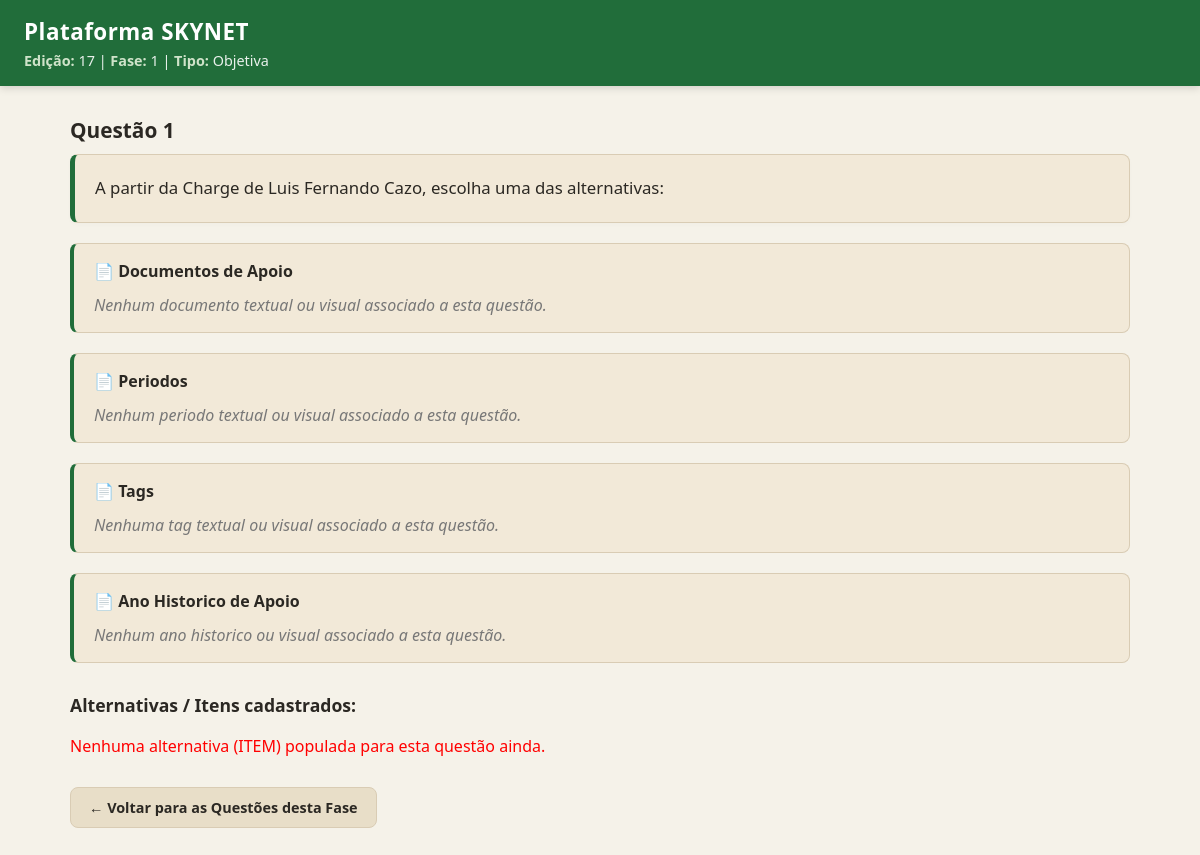
/questao/785/, run on an earlier commit of the app's database.
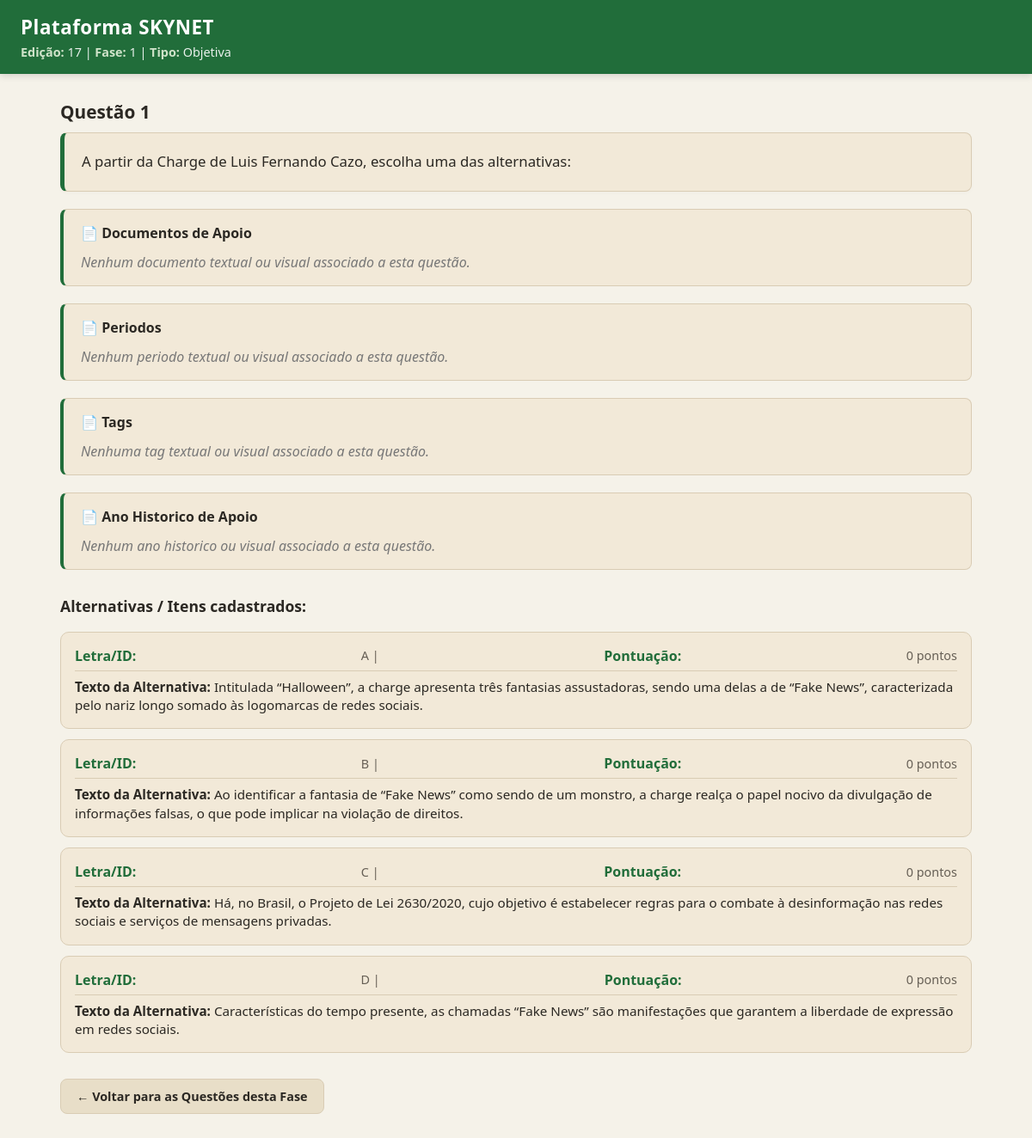
And on a later commit of the database.
### SKYNET/models.py (models this page shows)
class QUESTAO(models.Model):
    id_questao = models.AutoField(primary_key=True)
    num_questao = models.IntegerField(verbose_name="Número da Questão")
    enunciado = models.TextField(verbose_name="Enunciado da Questão")
    id_fase = models.ForeignKey(
        FASE,
        on_delete=models.CASCADE,
        related_name='Questoes',
        verbose_name="Fase")
    id_tipo_questao = models.ForeignKey(
        TIPO_QUESTAO,
        on_delete=models.CASCADE,
        related_name='Questoes',
        verbose_name="Tipo De Questao")
    documentos = models.ManyToManyField('DOCUMENTO', related_name='questoes')
    periodos = models.ManyToManyField('PERIODO', related_name='questoes')
    tags = models.ManyToManyField('TAG', related_name='questoes')
    anos = models.ManyToManyField('ANO_HISTORICO', related_name='questoes')

class FASE(models.Model):
    id_fase = models.AutoField(primary_key=True)
    num_fase = models.IntegerField(verbose_name="Número da Fase")
    tipo_fase = models.CharField(max_length=100,verbose_name="Tipo da Fase")
    id_edicao = models.ForeignKey(
        EDICAO,
        on_delete=models.CASCADE,
        related_name='fases',
        verbose_name="Edição")

class EDICAO(models.Model):
    id_edicao = models.AutoField(primary_key=True)
    num_edicao = models.IntegerField(verbose_name="Número da Edição")
    ano_edicao = models.IntegerField(verbose_name="Ano da Edição")

class TIPO_QUESTAO(models.Model):
    id_tipo_questao = models.AutoField(primary_key=True)
    tipo_nome = models.CharField(max_length=100,verbose_name="Tipo de Questao")

class ITEM(models.Model):
    id_item = models.AutoField(primary_key=True)
    pontuacao = models.IntegerField(verbose_name="Pontuação do Item")
    identificador = models.CharField(verbose_name="Identificador")
    texto = models.TextField(verbose_name="Enunciado do Item")
    id_questao = models.ForeignKey(
        QUESTAO,
        on_delete=models.CASCADE,
        related_name='Tipos',
        verbose_name="Questoes")

### SKYNET/views.py (the view)
# urls.py: path('questao/<int:questao_id>/', views.detalhes_questao, name='detalhes_questao'),
def detalhes_questao(request, questao_id):
    questao = get_object_or_404(QUESTAO, id_questao=questao_id)
    alternativas = ITEM.objects.filter(id_questao=questao).order_by('identificador')
    return render(request, 'SKYNET/detalhes_questao.html', {
        'questao': questao,
        'alternativas': alternativas
    })

### SKYNET/templates/SKYNET/detalhes_questao.html (shortened to what this page needs)
<!DOCTYPE html>
<html lang="pt-br">
<head>
</head>
<body>
    <header>
        <h1>Plataforma SKYNET</h1>
        <p>
            <strong>Edição:</strong> {{ questao.id_fase.id_edicao.num_edicao }} |
            <strong>Fase:</strong> {{ questao.id_fase.num_fase }} |
            <strong>Tipo:</strong> {{ questao.id_tipo_questao.tipo_nome }}
        </p>
    </header>
    <main>
        <section class="bloco-enunciado">
            <h2>Questão {{ questao.num_questao }}</h2>
            <p style="font-size: 1.1em; line-height: 1.6; background-color: #f9f9f9; padding: 15px; border-left: 5px solid #007bff;">
                {{ questao.enunciado }}
            </p>
        </section>
        <section>
            <div class="documentos-section" style="margin-top: 25px; padding: 15px; background-color: #f9f9f9; border-left: 4px solid #007bff; border-radius: 4px;">
                <h3 style="margin-top: 0; color: #333;">📄 Documentos de Apoio</h3>
                {% if questao.documentos.all %}
                    <ul style="list-style-type: none; padding-left: 0;">
                        {% for doc in questao.documentos.all %}
                            <li style="margin-bottom: 12px; padding: 10px; background: white; border: 1px solid #ddd; border-radius: 4px;">
                                <strong style="color: #007bff;">[{{ doc.tipo_documento }}]</strong>
                                <span style="font-weight: bold;">{{ doc.nome_documento }}</span>
                                <p style="margin: 5px 0 0 0; color: #555; font-style: italic;">{{ doc.texto_documento }}</p>
                            </li>
                        {% endfor %}
                    </ul>
                {% else %}
                    <p style="color: #777; font-style: italic;">Nenhum documento textual ou visual associado a esta questão.</p>
                {% endif %}
            </div>
        </section>
        <section>
            <div class="periodo-section" style="margin-top: 25px; padding: 15px; background-color: #f9f9f9; border-left: 4px solid #007bff; border-radius: 4px;">
                <h3 style="margin-top: 0; color: #333;">📄 Periodos</h3>
                {% if questao.periodos.all %}
                    <ul style="list-style-type: none; padding-left: 0;">
                        {% for doc in questao.periodos.all %}
                            <li style="margin-bottom: 12px; padding: 10px; background: white; border: 1px solid #ddd; border-radius: 4px;">
                                <strong style="color: #007bff;" >[{{ doc.seculo }}]</strong>
                                <span style="font-weight: bold;">{{ doc.periodo_nome }}</span>
                            </li>
                        {% endfor %}
                    </ul>
                {% else %}
                    <p style="color: #777; font-style: italic;">Nenhum periodo textual ou visual associado a esta questão.</p>
                {% endif %}
            </div>
        </section>
        <section>
            <div class="tag-section" style="margin-top: 25px; padding: 15px; background-color: #f9f9f9; border-left: 4px solid #007bff; border-radius: 4px;">
                <h3 style="margin-top: 0; color: #333;">📄 Tags</h3>
                {% if questao.tags.all %}
                    <ul style="list-style-type: none; padding-left: 0;">
                        {% for doc in questao.tags.all %}
                            <li style="margin-bottom: 12px; padding: 10px; background: white; border: 1px solid #ddd; border-radius: 4px;">
                                <span style="font-weight: bold;">{{ doc.tag_nome }}</span>
                            </li>
                        {% endfor %}
                    </ul>
                {% else %}
                    <p style="color: #777; font-style: italic;">Nenhuma tag textual ou visual associado a esta questão.</p>
                {% endif %}
            </div>
        </section>
        <section>
            <div class="ano-section" style="margin-top: 25px; padding: 15px; background-color: #f9f9f9; border-left: 4px solid #007bff; border-radius: 4px;">
                <h3 style="margin-top: 0; color: #333;">📄 Ano Historico de Apoio</h3>
                {% if questao.anos.all %}
                    <ul style="list-style-type: none; padding-left: 0;">
                        {% for doc in questao.anos.all %}
                            <li style="margin-bottom: 12px; padding: 10px; background: white; border: 1px solid #ddd; border-radius: 4px;">
                                <span style="font-weight: bold;">{{ doc.ano }}</span>
                            </li>
                        {% endfor %}
                    </ul>
                {% else %}
                    <p style="color: #777; font-style: italic;">Nenhum ano historico ou visual associado a esta questão.</p>
                {% endif %}
            </div>
        </section>
        <section class="bloco-alternativas" style="margin-top: 30px;">
            <h3>Alternativas / Itens cadastrados:</h3>
            {% for alternativa in alternativas %}
                <div class="card-alternativa" style="margin-bottom: 15px; padding: 12px; border: 1px solid #ddd;">
                    <p>
                        <strong>Letra/ID:</strong> {{ alternativa.identificador }} |
                        <strong>Pontuação:</strong> {{ alternativa.pontuacao }} pontos
                    </p>
                    <p><strong>Texto da Alternativa:</strong> {{ alternativa.texto }}</p>
                </div>
            {% empty %}
                <p style="color: #ff0000;">Nenhuma alternativa (ITEM) populada para esta questão ainda.</p>
            {% endfor %}
        </section>
    </main>
    <footer style="margin-top: 30px;">
        <a href="{% url 'listar_questoes' questao.id_fase.id_fase %}">← Voltar para as Questões desta Fase</a>
    </footer>
</body>
</html>

### SKYNET/templates/SKYNET/detalhes_questao.html (style rules this page uses)
* { margin: 0; padding: 0; box-sizing: border-box; font-family: 'Segoe UI', Roboto, Helvetica, Arial, sans-serif; }
:root { --verde-header: #216d3a; --fundo-creme: #f5f2e9; --bege-card: #f2e9d8; --bege-hover: #e8dec8; --texto-escuro: #2b2823; --texto-suave: #665f55; --borda-suave: #d9ccb4; --branco: #ffffff; --badge-score: #e28743; }
body { background-color: var(--fundo-creme); color: var(--texto-escuro); min-height: 100vh; padding-bottom: 40px; }
header { background-color: var(--verde-header); color: white; padding: 16px 24px; box-shadow: 0 2px 8px rgba(0,0,0,0.15); }
header h1 { font-size: 1.4rem; font-weight: 700; letter-spacing: 0.5px; margin-bottom: 4px; }
header p { font-size: 0.9rem; opacity: 0.9; }
header p strong { color: #e2f0d9; }
main { max-width: 1100px; margin: 30px auto; padding: 0 20px; display: flex; flex-direction: column; gap: 20px; }
.bloco-enunciado h2 { font-size: 1.3rem; color: var(--texto-escuro); margin-bottom: 10px; font-weight: 800; }
.bloco-enunciado p { background-color: var(--bege-card) !important; border: 1px solid var(--borda-suave) !important; border-left: 5px solid var(--verde-header) !important; border-radius: 8px; color: var(--texto-escuro); padding: 20px !important; font-size: 1.05rem !important; line-height: 1.6 !important; box-shadow: 0 2px 5px rgba(0,0,0,0.02); }
.documentos-section, .periodo-section, .tag-section, .ano-section { background-color: var(--bege-card) !important; border: 1px solid var(--borda-suave) !important; border-left: 4px solid var(--verde-header) !important; border-radius: 8px !important; padding: 16px 20px !important; margin-top: 0 !important; }
.documentos-section h3, .periodo-section h3, .tag-section h3, .ano-section h3 { color: var(--texto-escuro) !important; font-size: 1rem; font-weight: 700; margin-bottom: 12px; }
.bloco-alternativas { margin-top: 10px !important; display: flex; flex-direction: column; gap: 12px; }
.bloco-alternativas h3 { font-size: 1.1rem; color: var(--texto-escuro); margin-bottom: 6px; }
.card-alternativa { background-color: var(--bege-card) !important; border: 1px solid var(--borda-suave) !important; border-radius: 10px !important; padding: 16px !important; margin-bottom: 0 !important; display: flex; flex-direction: column; gap: 8px; position: relative; transition: all 0.2s ease; }
.card-alternativa p:first-child { display: flex; justify-content: space-between; align-items: center; font-size: 0.9rem; color: var(--texto-suave); border-bottom: 1px solid var(--borda-suave); padding-bottom: 6px; }
.card-alternativa p:first-child strong { color: var(--verde-header); font-size: 1rem; }
.card-alternativa p:last-child { font-size: 0.95rem; color: var(--texto-escuro); line-height: 1.4; }
footer { max-width: 1100px; margin: 20px auto 0 auto !important; padding: 0 20px; }
footer a { display: inline-block; background-color: var(--bege-hover); color: var(--texto-escuro); text-decoration: none; padding: 10px 18px; border-radius: 8px; font-size: 0.9rem; font-weight: 700; border: 1px solid var(--borda-suave); transition: all 0.2s ease; }

What changed in the data, as far as the page shows it:
added ITEM: identificador "A", pontuacao "0", texto "Intitulada “Halloween”, a charge apresenta três fantasias assustadoras, sendo uma delas a de “Fake News”, caracterizada pelo nariz longo somado às logomarcas de redes sociais."
added ITEM: identificador "B", pontuacao "0", texto "Ao identificar a fantasia de “Fake News” como sendo de um monstro, a charge realça o papel nocivo da divulgação de informações falsas, o que pode implicar na violação de direitos."
added ITEM: identificador "C", pontuacao "0", texto "Há, no Brasil, o Projeto de Lei 2630/2020, cujo objetivo é estabelecer regras para o combate à desinformação nas redes sociais e serviços de mensagens privadas."
added ITEM: identificador "D", pontuacao "0", texto "Características do tempo presente, as chamadas “Fake News” são manifestações que garantem a liberdade de expressão em redes sociais."
Also different on the page:
text no longer shown: "Nenhuma alternativa (ITEM) populada para esta questão ainda."
